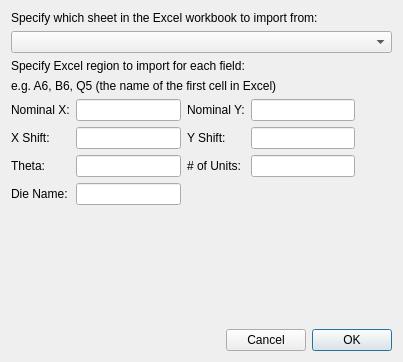
<?xml version="1.0" encoding="UTF-8"?>
<ui version="4.0">
 <class>ExcelShiftDataSelector</class>
 <widget class="QDialog" name="ExcelShiftDataSelector">
  <property name="windowModality">
   <enum>Qt::ApplicationModal</enum>
  </property>
  <property name="geometry">
   <rect>
    <x>0</x>
    <y>0</y>
    <width>403</width>
    <height>362</height>
   </rect>
  </property>
  <property name="windowTitle">
   <string>Import Shift Data</string>
  </property>
  <layout class="QVBoxLayout" name="verticalLayout">
   <item>
    <widget class="QLabel" name="label_6">
     <property name="text">
      <string>Specify which sheet in the Excel workbook to import from:</string>
     </property>
    </widget>
   </item>
   <item>
    <widget class="QComboBox" name="cmboSheet"/>
   </item>
   <item>
    <widget class="QLabel" name="label">
     <property name="text">
      <string>Specify Excel region to import for each field:</string>
     </property>
    </widget>
   </item>
   <item>
    <widget class="QLabel" name="label_2">
     <property name="text">
      <string>e.g. A6, B6, Q5 (the name of the first cell in Excel)</string>
     </property>
    </widget>
   </item>
   <item>
    <layout class="QHBoxLayout" name="horizontalLayout">
     <item>
      <layout class="QFormLayout" name="formLayout">
       <item row="0" column="0">
        <widget class="QLabel" name="label_3">
         <property name="text">
          <string>Nominal X:</string>
         </property>
        </widget>
       </item>
       <item row="0" column="1">
        <widget class="QLineEdit" name="txtNomX">
         <property name="sizePolicy">
          <sizepolicy hsizetype="Preferred" vsizetype="Fixed">
           <horstretch>0</horstretch>
           <verstretch>0</verstretch>
          </sizepolicy>
         </property>
         <property name="text">
          <string/>
         </property>
        </widget>
       </item>
       <item row="1" column="0">
        <widget class="QLabel" name="label_5">
         <property name="text">
          <string>X Shift:</string>
         </property>
        </widget>
       </item>
       <item row="1" column="1">
        <widget class="QLineEdit" name="txtXShift">
         <property name="sizePolicy">
          <sizepolicy hsizetype="Preferred" vsizetype="Fixed">
           <horstretch>0</horstretch>
           <verstretch>0</verstretch>
          </sizepolicy>
         </property>
         <property name="text">
          <string/>
         </property>
        </widget>
       </item>
       <item row="2" column="0">
        <widget class="QLabel" name="label_8">
         <property name="text">
          <string>Theta:</string>
         </property>
        </widget>
       </item>
       <item row="2" column="1">
        <widget class="QLineEdit" name="txtTheta">
         <property name="sizePolicy">
          <sizepolicy hsizetype="Preferred" vsizetype="Fixed">
           <horstretch>0</horstretch>
           <verstretch>0</verstretch>
          </sizepolicy>
         </property>
         <property name="text">
          <string/>
         </property>
        </widget>
       </item>
       <item row="3" column="0">
        <widget class="QLabel" name="label_10">
         <property name="text">
          <string>Die Name:</string>
         </property>
        </widget>
       </item>
       <item row="3" column="1">
        <widget class="QLineEdit" name="txtDieName">
         <property name="sizePolicy">
          <sizepolicy hsizetype="Preferred" vsizetype="Fixed">
           <horstretch>0</horstretch>
           <verstretch>0</verstretch>
          </sizepolicy>
         </property>
         <property name="text">
          <string/>
         </property>
        </widget>
       </item>
      </layout>
     </item>
     <item>
      <layout class="QFormLayout" name="formLayout_2">
       <item row="0" column="0">
        <widget class="QLabel" name="label_4">
         <property name="text">
          <string>Nominal Y:</string>
         </property>
        </widget>
       </item>
       <item row="0" column="1">
        <widget class="QLineEdit" name="txtNomY">
         <property name="sizePolicy">
          <sizepolicy hsizetype="Preferred" vsizetype="Fixed">
           <horstretch>0</horstretch>
           <verstretch>0</verstretch>
          </sizepolicy>
         </property>
         <property name="text">
          <string/>
         </property>
        </widget>
       </item>
       <item row="1" column="0">
        <widget class="QLabel" name="label_7">
         <property name="text">
          <string>Y Shift:</string>
         </property>
        </widget>
       </item>
       <item row="1" column="1">
        <widget class="QLineEdit" name="txtYShift">
         <property name="sizePolicy">
          <sizepolicy hsizetype="Preferred" vsizetype="Fixed">
           <horstretch>0</horstretch>
           <verstretch>0</verstretch>
          </sizepolicy>
         </property>
         <property name="text">
          <string/>
         </property>
        </widget>
       </item>
       <item row="2" column="0">
        <widget class="QLabel" name="label_9">
         <property name="text">
          <string># of Units:</string>
         </property>
        </widget>
       </item>
       <item row="2" column="1">
        <widget class="QLineEdit" name="txtCount">
         <property name="sizePolicy">
          <sizepolicy hsizetype="Preferred" vsizetype="Fixed">
           <horstretch>0</horstretch>
           <verstretch>0</verstretch>
          </sizepolicy>
         </property>
         <property name="text">
          <string/>
         </property>
        </widget>
       </item>
      </layout>
     </item>
     <item>
      <spacer name="horizontalSpacer">
       <property name="orientation">
        <enum>Qt::Horizontal</enum>
       </property>
       <property name="sizeHint" stdset="0">
        <size>
         <width>40</width>
         <height>20</height>
        </size>
       </property>
      </spacer>
     </item>
    </layout>
   </item>
   <item>
    <spacer name="verticalSpacer">
     <property name="orientation">
      <enum>Qt::Vertical</enum>
     </property>
     <property name="sizeHint" stdset="0">
      <size>
       <width>20</width>
       <height>40</height>
      </size>
     </property>
    </spacer>
   </item>
   <item>
    <layout class="QHBoxLayout" name="horizontalLayout_5">
     <item>
      <spacer name="horizontalSpacer_3">
       <property name="orientation">
        <enum>Qt::Horizontal</enum>
       </property>
       <property name="sizeHint" stdset="0">
        <size>
         <width>40</width>
         <height>20</height>
        </size>
       </property>
      </spacer>
     </item>
     <item>
      <widget class="QPushButton" name="btnCancel">
       <property name="text">
        <string>Cancel</string>
       </property>
      </widget>
     </item>
     <item>
      <widget class="QPushButton" name="btnOK">
       <property name="text">
        <string>OK</string>
       </property>
       <property name="default">
        <bool>true</bool>
       </property>
      </widget>
     </item>
    </layout>
   </item>
  </layout>
 </widget>
 <tabstops>
  <tabstop>cmboSheet</tabstop>
  <tabstop>txtNomX</tabstop>
  <tabstop>txtNomY</tabstop>
  <tabstop>txtXShift</tabstop>
  <tabstop>txtYShift</tabstop>
  <tabstop>txtTheta</tabstop>
  <tabstop>txtCount</tabstop>
  <tabstop>txtDieName</tabstop>
  <tabstop>btnOK</tabstop>
  <tabstop>btnCancel</tabstop>
 </tabstops>
 <resources/>
 <connections/>
</ui>
